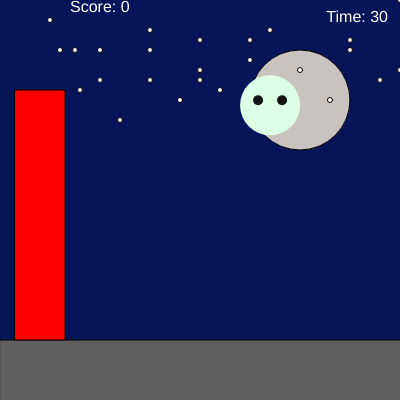
Frame 1 (no input)
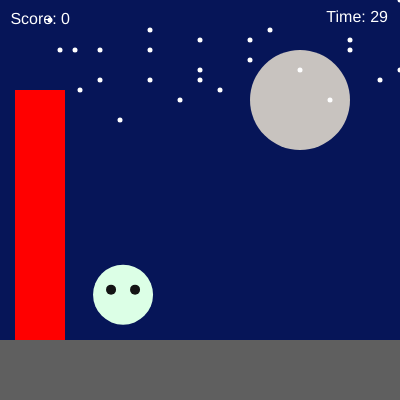
Frame 60 (no input)
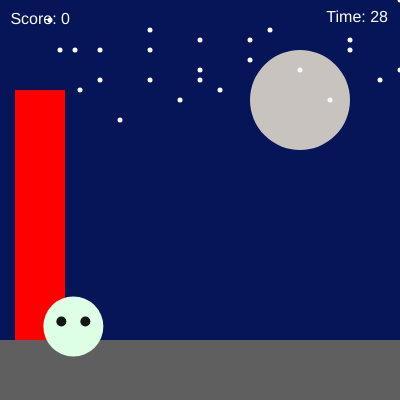
Frame 120 (the mouse pressed at the canvas centre since frame 60)

The p5.js sketch that drew these frames (run headless with seeded random() and noise() and a simulated clock; from frame 60 on, the mouse is pressed at the canvas centre):

// p5.js sketch
// ── sketch.js
let ghost;
let spawnEvery = 60;
let score =0;

function setup() {
  createCanvas(400,400);
  spawnGhost();
  startTime = millis();
  
}
let duration = 30;
let startTime;
function draw(){
let elapsed = (millis() - startTime) / 1000;
let timeLeft = max(0, duration - elapsed);
  background("#061558");
  fill(255,255,255);
  fill("#C8C3BF");
  ellipse(300,100,100,100);
  fill("#5f5f5f");
  rect(0,340,480,200);
  fill("#FF0000")
  rect(15,90,50,250);
  fill("#FFFFFF");
  ellipse (150,30,5,5)
  ellipse (100,50,5,5)
  ellipse (150,80,5,5)
  ellipse (200,40,5,5)
  ellipse (250,60,5,5)
  ellipse (350,40,5,5)
  ellipse (400,0,5,5)
  ellipse (75,50,5,5)
  ellipse (50,20,5,5)
ellipse (80,90,5,5)
ellipse (120,120,5,5)
ellipse (180,100,5,5)
ellipse (220,90,5,5)
ellipse (270,30,5,5)
ellipse (300,70,5,5)
ellipse (330,100,5,5)
ellipse (380,80,5,5)
ellipse (420,50,5,5)
ellipse (450,100,5,5)
ellipse (60,50,5,5)
ellipse (100,80,5,5)
ellipse (150,50,5,5)
ellipse (200,70,5,5)
ellipse (250,40,5,5)
ellipse (200,80,5,5)
ellipse (350,50,5,5)
ellipse (400,70,5,5)
ellipse (450,200,5,5)
  ghost.x += random(-3, 3);
  ghost.y += random(-3, 3);
 if (frameCount % spawnEvery === 0) spawnGhost();
  drawGhost(ghost.x, ghost.y);

 // textAlign(TOP,TOP);
 fill(255);
textSize(16);
text('Score: ' + score, 70, 12); 
  textAlign(RIGHT, TOP);
text('Time: ' + ceil(timeLeft), width - 12, 10);
}
  function drawGhost(x, y) {
  noStroke();
  fill(220, 255, 230);
  ellipse(x, y, 60, 60);

  fill(20);
  ellipse(x - 12, y - 5, 10);
  ellipse(x + 12, y - 5, 10);
}
function mousePressed() {
  if (dist(mouseX, mouseY, ghost.x, ghost.y) < 30) {
    score++;
    drawGhost(ghost.x,ghost.y);
  }
}
function spawnGhost() {
  ghost = { x: random(40, width - 40), y: random(40, height - 40) };
}
